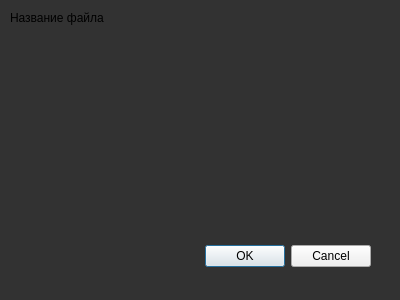
<?xml version="1.0" encoding="UTF-8"?>
<ui version="4.0">
 <class>Dialog</class>
 <widget class="QDialog" name="Dialog">
  <property name="geometry">
   <rect>
    <x>0</x>
    <y>0</y>
    <width>400</width>
    <height>300</height>
   </rect>
  </property>
  <property name="windowTitle">
   <string>Dialog</string>
  </property>
  <property name="styleSheet">
   <string notr="true">QDialog {
	background: rgba(50, 50, 50, 255);
}</string>
  </property>
  <widget class="QDialogButtonBox" name="buttonBox">
   <property name="geometry">
    <rect>
     <x>30</x>
     <y>240</y>
     <width>341</width>
     <height>32</height>
    </rect>
   </property>
   <property name="orientation">
    <enum>Qt::Horizontal</enum>
   </property>
   <property name="standardButtons">
    <set>QDialogButtonBox::Cancel|QDialogButtonBox::Ok</set>
   </property>
  </widget>
  <widget class="QLabel" name="label">
   <property name="geometry">
    <rect>
     <x>10</x>
     <y>10</y>
     <width>101</width>
     <height>16</height>
    </rect>
   </property>
   <property name="styleSheet">
    <string notr="true">Qlabel {
	Color: rgba(255, 255, 255, 255);
}</string>
   </property>
   <property name="text">
    <string>Название файла</string>
   </property>
  </widget>
 </widget>
 <resources/>
 <connections>
  <connection>
   <sender>buttonBox</sender>
   <signal>accepted()</signal>
   <receiver>Dialog</receiver>
   <slot>accept()</slot>
   <hints>
    <hint type="sourcelabel">
     <x>248</x>
     <y>254</y>
    </hint>
    <hint type="destinationlabel">
     <x>157</x>
     <y>274</y>
    </hint>
   </hints>
  </connection>
  <connection>
   <sender>buttonBox</sender>
   <signal>rejected()</signal>
   <receiver>Dialog</receiver>
   <slot>reject()</slot>
   <hints>
    <hint type="sourcelabel">
     <x>316</x>
     <y>260</y>
    </hint>
    <hint type="destinationlabel">
     <x>286</x>
     <y>274</y>
    </hint>
   </hints>
  </connection>
 </connections>
</ui>
